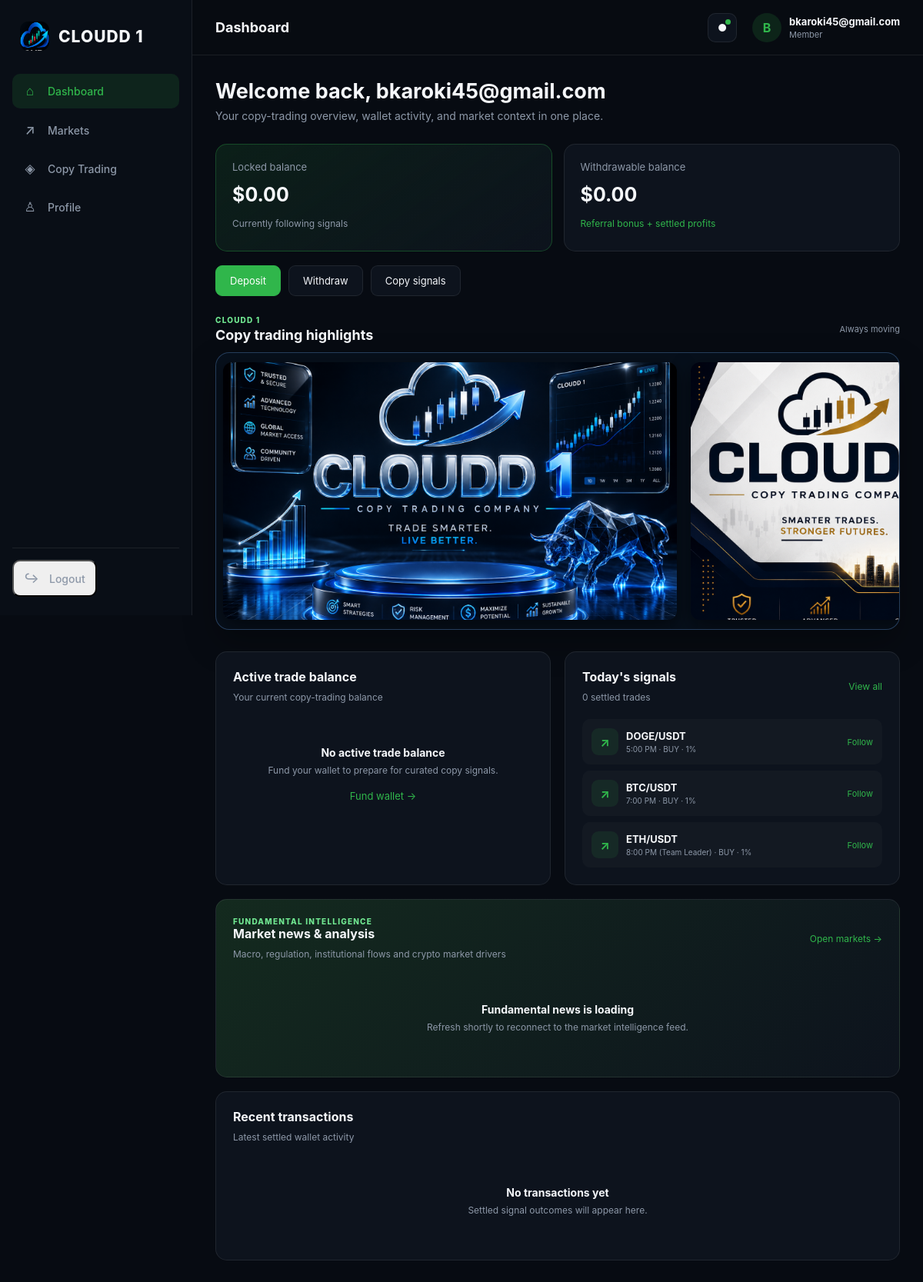
Screenshot of /dashboard/ (signed in) with the database file from the repository.
### accounts/models.py (models this page shows, shortened)
class User(AbstractUser):
    email = models.EmailField(unique=True)
    phone_number = models.CharField(
        max_length=20,
        blank=True,
        null=True
    )
    country = models.CharField(max_length=100, blank=True, default="")
    country = models.CharField(
        max_length=100,
        blank=True,
        default="",
    )
    referral_code = models.CharField(
        max_length=20,
        unique=True,
        blank=True,
        null=True
    )
    referred_by = models.ForeignKey(
        "self",
        on_delete=models.SET_NULL,
        blank=True,
        null=True,
        related_name="referrals"
    )
    is_verified = models.BooleanField(default=False)
    account_id = models.CharField(max_length=16, unique=True, editable=False, blank=True)
    withdrawal_address = models.CharField(max_length=255, blank=True)
    withdrawal_network = models.CharField(max_length=32, blank=True)
    created_at = models.DateTimeField(auto_now_add=True)
    USERNAME_FIELD = "email"
    REQUIRED_FIELDS = ["username"]

### wallet/models.py (models this page shows, shortened)
class Wallet(models.Model):
    user = models.OneToOneField(
        settings.AUTH_USER_MODEL,
        on_delete=models.CASCADE,
        related_name="wallet"
    )
    available_balance = models.DecimalField(
        max_digits=20,
        decimal_places=2,
        default=Decimal("0.00")
    )
    locked_balance = models.DecimalField(
        max_digits=20,
        decimal_places=2,
        default=Decimal("0.00")
    )
    total_profit = models.DecimalField(
        max_digits=20,
        decimal_places=2,
        default=Decimal("0.00")
    )
    total_deposited = models.DecimalField(
        max_digits=20,
        decimal_places=2,
        default=Decimal("0.00")
    )
    total_withdrawn = models.DecimalField(
        max_digits=20,
        decimal_places=2,
        default=Decimal("0.00")
    )
    updated_at = models.DateTimeField(auto_now=True)

### investments/models.py (models this page shows, shortened)
class Signal(models.Model):
    class Status(models.TextChoices):
        DRAFT = "DRAFT", "Draft"
        PUBLISHED = "PUBLISHED", "Published"
        CANCELLED = "CANCELLED", "Cancelled"
    class Slot(models.TextChoices):
        MORNING = "MORNING", "5:00 PM"
        AFTERNOON = "AFTERNOON", "7:00 PM"
        EVENING = "EVENING", "8:00 PM (Team Leader)"
    signal_date = models.DateField()
    slot = models.CharField(max_length=10, choices=Slot.choices)
    scheduled_at = models.DateTimeField()
    pair = models.CharField(max_length=30, default="BTC/USDT")
    direction = models.CharField(max_length=10, choices=[("BUY", "BUY"), ("SELL", "SELL")], default="BUY")
    entry_price = models.DecimalField(max_digits=20, decimal_places=8, blank=True, null=True)
    take_profit = models.DecimalField(max_digits=20, decimal_places=8, blank=True, null=True)
    stop_loss = models.DecimalField(max_digits=20, decimal_places=8, blank=True, null=True)
    profit_rate = models.DecimalField(max_digits=8, decimal_places=4, default=Decimal("0.0100"))
    status = models.CharField(max_length=20, choices=Status.choices, default=Status.PUBLISHED)
    created_at = models.DateTimeField(auto_now_add=True)
    class Meta:
        ordering = ["scheduled_at"]
        constraints = [models.UniqueConstraint(fields=["signal_date", "slot"], name="unique_signal_slot_per_day")]

### dashboard/views.py (the view)
# urls.py: path("dashboard/", include("dashboard.urls")),
@login_required
def dashboard(request):
    today = kenya_today()
    create_scheduled_signals(today)
    investments = Investment.objects.filter(user=request.user).order_by("-start_date")
    referral_profile, _ = ReferralProfile.objects.get_or_create(
        user=request.user,
        defaults={"referral_code": new_referral_code()},
    )
    return render(request, "dashboard/dashboard.html", {
        "wallet": request.user.wallet,
        "withdrawable_balance": wallet_withdrawable(request.user.wallet, referral_profile),
        "active_investment": investments.filter(status=Investment.Status.ACTIVE).first(),
        "signals": Signal.objects.filter(signal_date=today, status=Signal.Status.PUBLISHED, scheduled_at__lte=timezone.now()).order_by("scheduled_at"),
        "transactions": Transaction.objects.filter(user=request.user).order_by("-created_at")[:5],
        "completed_today": request.user.earning_sessions.filter(session_date=today, status="SETTLED").count(),
        "news": get_market_news() or [],
        "deposit_config": PlatformConfiguration.current(),
        "withdrawal_details_complete": bool(request.user.withdrawal_address and request.user.withdrawal_network),
    })

### dashboard/templates/dashboard/dashboard.html (shortened to what this page needs)
{% extends "base.html" %}{% load static %}
{% block title %}CLOUDD 1 — Dashboard{% endblock %}{% block page_title %}Dashboard{% endblock %}{% block extra_css %}<link rel="stylesheet" href="{% static 'css/dashboard.css' %}"><link rel="stylesheet" href="{% static 'css/dashboard-v2.css' %}"><link rel="stylesheet" href="{% static 'css/dashboard-trading-feed.css' %}">{% endblock %}
{% block content %}
<div class="dashboard-header"><h1>Welcome back, {{ request.user.first_name|default:request.user.email }}</h1><p>Your copy-trading overview, wallet activity, and market context in one place.</p></div>
<div class="balance-grid two-balances" id="wallet"><div class="balance-card main-balance"><div class="card-label">Locked balance</div><div class="balance-value">${{ wallet.locked_balance|floatformat:2 }}</div><div class="balance-footer">Currently following signals</div></div><div class="balance-card"><div class="card-label">Withdrawable balance</div><div class="balance-value">${{ withdrawable_balance|floatformat:2 }}</div><div class="balance-footer positive">Referral bonus + settled profits</div></div></div>
<div class="quick-actions"><button class="action-button primary" type="button" id="open-deposit">Deposit</button><button class="action-button" type="button" id="open-withdraw" data-settings-url="{% url 'account_settings' %}" data-details-complete="{{ withdrawal_details_complete|yesno:'true,false' }}">Withdraw</button><a class="action-button action-link" href="{% url 'investments:investments' %}">Copy signals</a></div>
<section class="dashboard-stories" aria-label="CLOUDD 1 trading highlights"><div class="story-heading"><div><span class="fundamental-kicker">CLOUDD 1</span><h2>Copy trading highlights</h2></div><span>Always moving</span></div><div class="banner-viewport"><div class="banner-track"><div class="banner-set"><img src="{% static 'dashboard/images/cloudd1-banner-blue.png' %}" alt="CloudD 1 copy trading illustration"><img src="{% static 'dashboard/images/cloudd1-banner-white-gold.png' %}" alt="CloudD 1 copy trading illustration"></div></div></div></section>
<div class="dashboard-grid"><section class="dashboard-panel"><div class="panel-header"><div><h2>Active trade balance</h2><span>Your current copy-trading balance</span></div>{% if active_investment %}<span class="status-badge">Active</span>{% endif %}</div>{% if active_investment %}<div class="investment-summary"><div><span>Trade balance</span><strong>${{ active_investment.principal|floatformat:2 }}</strong></div><div><span>Signal target</span><strong>1% each</strong></div><div><span>Days remaining</span><strong>{{ active_investment.remaining_days }}</strong></div></div><a class="panel-action" href="{% url 'investments:investments' %}">View copy trades →</a>{% else %}<div class="investment-empty"><h3>No active trade balance</h3><p>Fund your wallet to prepare for curated copy signals.</p><a class="panel-action" href="{% url 'wallet:deposit_crypto' %}">Fund wallet →</a></div>{% endif %}</section><section class="dashboard-panel"><div class="panel-header"><div><h2>Today's signals</h2><span>{{ completed_today }} settled trade{{ completed_today|pluralize }}</span></div><a href="{% url 'investments:investments' %}">View all</a></div>{% if signals %}<div class="session-preview">{% for signal in signals %}<div class="session-row"><div class="session-asset"><div class="asset-icon">↗</div><div><strong>{{ signal.pair }}</strong><small>{{ signal.get_slot_display }} · {{ signal.direction }} · 1%</small></div></div><a class="session-status" href="{% url 'investments:investments' %}">Follow</a></div>{% endfor %}</div>{% else %}<div class="investment-empty"><h3>No signals available yet</h3><p>New signals appear at their scheduled times.</p></div>{% endif %}</section></div>
<section class="dashboard-panel news-dashboard"><div class="panel-header"><div><span class="fundamental-kicker">FUNDAMENTAL INTELLIGENCE</span><h2>Market news &amp; analysis</h2><span>Macro, regulation, institutional flows and crypto market drivers</span></div><a href="{% url 'markets:markets' %}">Open markets →</a></div>{% if news %}<div class="dashboard-news-list">{% for item in news|slice:":5" %}<a href="{{ item.url }}" target="_blank" rel="noopener"><span>{{ item.source }}</span><strong>{{ item.title }}</strong><small>{{ item.published }}</small><em>Read briefing →</em></a>{% endfor %}</div>{% else %}<div class="empty-transactions"><h3>Fundamental news is loading</h3><p>Refresh shortly to reconnect to the market intelligence feed.</p></div>{% endif %}</section>
<section class="dashboard-panel transactions-panel" id="transactions"><div class="panel-header"><div><h2>Recent transactions</h2><span>Latest settled wallet activity</span></div></div>{% if transactions %}<div class="transaction-list">{% for transaction in transactions %}<div class="transaction-row"><div><strong>{{ transaction.get_transaction_type_display }}</strong><small>{{ transaction.created_at|date:"M d, Y · g:i A" }}</small></div><div><strong>${{ transaction.amount|floatformat:2 }}</strong><small>{{ transaction.get_status_display }}</small></div></div>{% endfor %}</div>{% else %}<div class="empty-transactions"><h3>No transactions yet</h3><p>Settled signal outcomes will appear here.</p></div>{% endif %}</section>
{% endblock %}

### core/templates/base.html (shortened to what this page needs)
{% load static %}
<!DOCTYPE html>
<html lang="en">
<head>
    <link rel="stylesheet" href="{% static 'css/base.css' %}">
    <link rel="stylesheet" href="{% static 'css/mobile-nav.css' %}">
    {% block extra_css %}{% endblock %}
</head>
<body>
    <div class="app-shell">
        <aside class="sidebar" id="sidebar">
            <a href="{% url 'dashboard' %}" class="brand"><img class="brand-logo" src="{% static 'images/cloudd1-mark.png' %}" alt="CLOUDD 1 logo"><span class="brand-name">CLOUDD 1</span></a>
            <nav class="sidebar-nav">
                <a href="{% url 'dashboard' %}" class="nav-item {% if request.resolver_match.url_name == 'dashboard' %}active{% endif %}"><span class="nav-icon">⌂</span><span>Dashboard</span></a>
                <a href="{% url 'markets:markets' %}" class="nav-item {% if request.resolver_match.namespace == 'markets' %}active{% endif %}"><span class="nav-icon">↗</span><span>Markets</span></a>
                <a href="{% url 'investments:investments' %}" class="nav-item {% if request.resolver_match.namespace == 'investments' %}active{% endif %}"><span class="nav-icon">◈</span><span>Copy Trading</span></a>
                <a href="{% url 'referrals:overview' %}" class="nav-item {% if request.resolver_match.namespace == 'referrals' %}active{% endif %}"><span class="nav-icon">♙</span><span>Profile</span></a>
            </nav>
            <div class="sidebar-bottom"><form method="post" action="{% url 'logout' %}">{% csrf_token %}<button type="submit" class="nav-item logout"><span class="nav-icon">↪</span><span>Logout</span></button></form></div>
        </aside>
        <main class="main-content">
            <header class="topbar">
                <div class="page-title">{% block page_title %}Dashboard{% endblock %}</div>
                <div class="topbar-right"><button class="notification-button" aria-label="Notifications">●<span class="notification-dot"></span></button><div class="user-mini"><div class="user-avatar">{{ request.user.first_name|default:request.user.email|first|upper }}</div><div class="user-info"><strong>{{ request.user.first_name|default:request.user.email }}</strong><small>Member</small></div></div></div>
            </header>
            <section class="page-content">
                {% block content %}{% endblock %}
            </section>
        </main>
    </div>
</body>
</html>

### rows the page displays
User: user.first_name|first "B", user.first_name "bkaroki45@gmail.com"
Wallet: locked_balance "0.00"
Signal: pair "DOGE/USDT", slot "5:00 PM", direction "BUY"
Signal: pair "BTC/USDT", slot "7:00 PM", direction "BUY"
Signal: pair "ETH/USDT", slot "8:00 PM (Team Leader)", direction "BUY"

### other values shown
{{ withdrawable_balance|floatformat:2 }} "0.00"
{{ completed_today }} "0"
